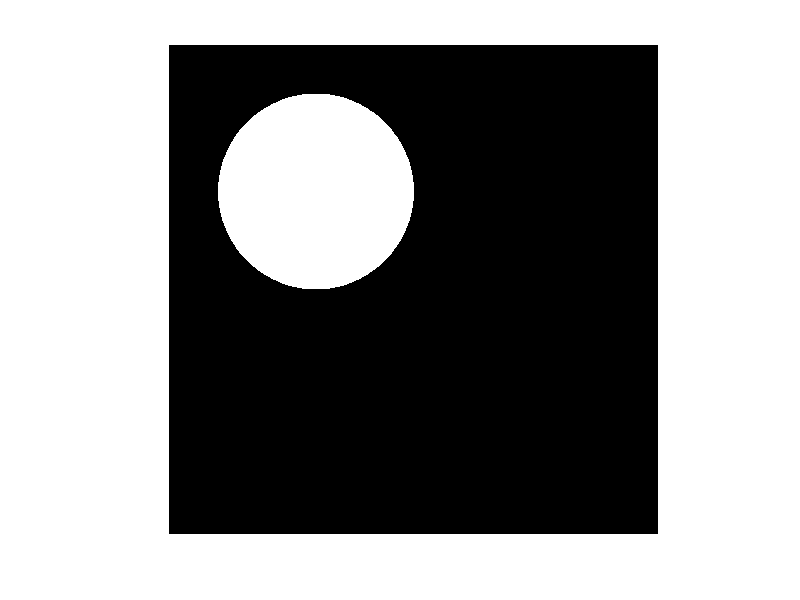

The MATLAB source for this figure: (Note: this script raises an error after producing the figure.)
clc;
close all;
clear all;
r = 200;
t = 200 % threshhold
p = [300 300];
image = zeros(1000,1000);
for i=1 : 1000
    for j=1 : 1000
        if (p(1,1)-i)^2 +(p(1,2)-j)^2 <= r^2
            image(i, j) = 255;
        end
    end
end

figure,
imshow(image);
imsave
